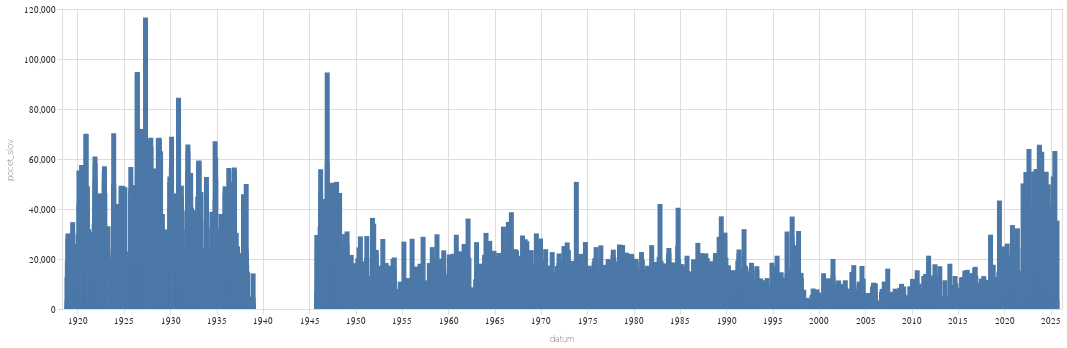

Write notebook code for a chart like this one.
### Code cell
alt.Chart(
    df.filter(pl.col("pocet_slov") >= 1000).group_by_dynamic(index_column="datum",every="3m").agg(pl.col("pocet_slov").sum()).to_pandas(),
    width=1000
).mark_bar(
).encode(
    alt.X("datum:T"),
    alt.Y("pocet_slov:Q")
)

### Figure 1 — Vega-Lite specification as saved in the notebook (floating-point values rounded to 4 significant figures; data arrays with more than 128 entries replaced by an {"elided": "..."} marker saying what was removed)
{"config": {"title": {"font": "Noticia Text", "fontSize": 11.5, "anchor": "start", "lineHeight": 19, "fontWeight": "bolder", "subtitleFont": "Noticia Text", "subtitleFontSize": 10, "subtitleLineHeight": 15, "subtitlePadding": 10, "dy": -10, "color": "#292829", "subtitleColor": "#292829"}, "axis": {"labelFont": "Asap", "titleFont": "Asap", "fontWeight": "lighter", "titleFontWeight": "lighter", "labelFontSize": 9, "titleFontSize": 9, "labelPadding": 2, "titlePadding": 9, "domainOpacity": 0, "tickColor": "#DCDDD6", "labelColor": "#292829"}, "legend": {"labelFont": "Asap", "labelFontWeight": "normal", "titleFont": "Asap", "titleFontWeight": "normal", "labelFontSize": 9, "titleFontSize": 9, "labelColor": "#292829"}}, "data": {"name": "data-bd2cc41926a1e137cde4bba7addae93e"}, "mark": {"type": "bar"}, "encoding": {"x": {"field": "datum", "type": "temporal"}, "y": {"field": "pocet_slov", "type": "quantitative"}}, "width": 1000, "$schema": "https://vega.github.io/schema/vega-lite/v5.8.0.json", "datasets": {"data-bd2cc41926a1e137cde4bba7addae93e": {"elided": "3602 records"}}}
